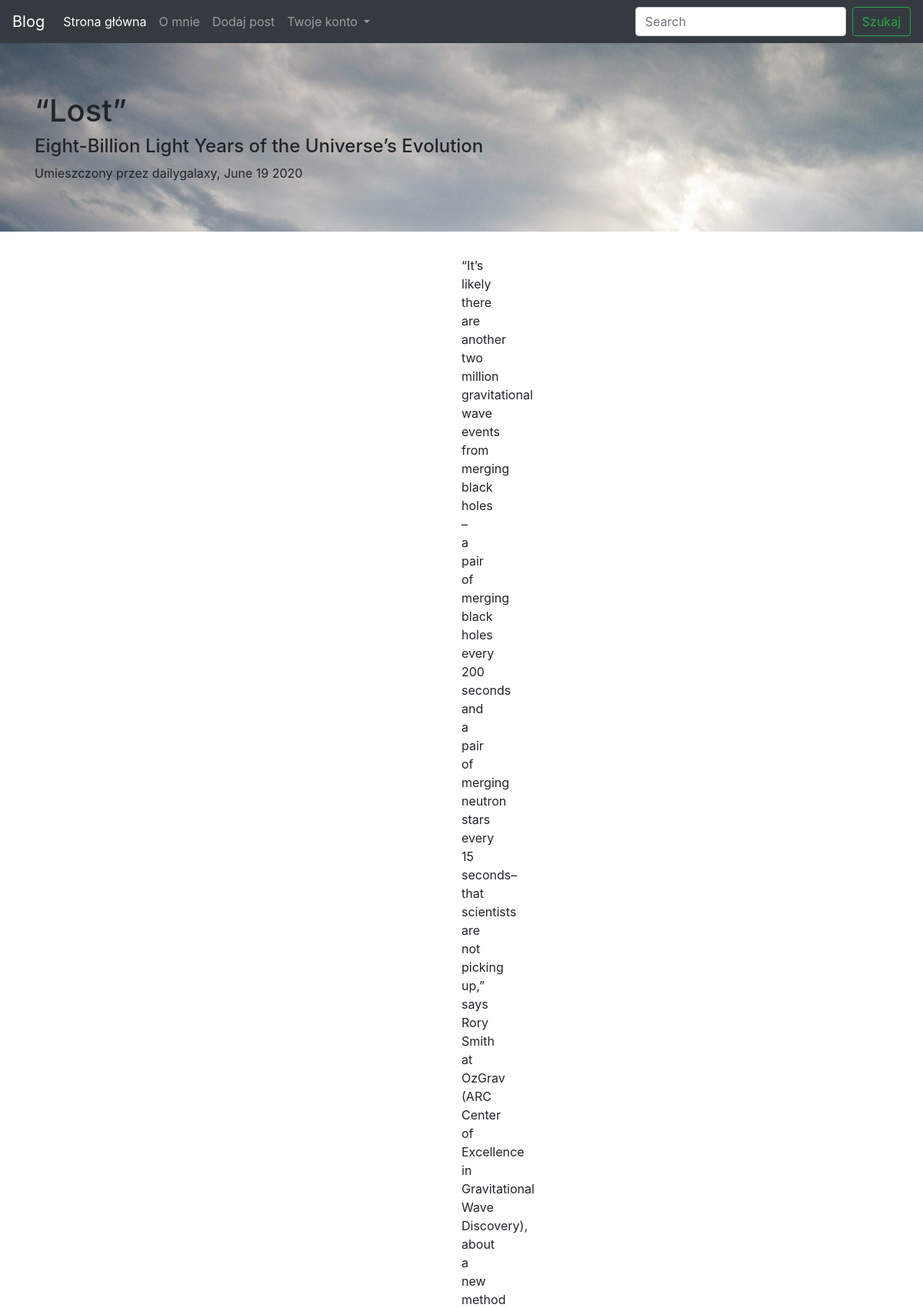
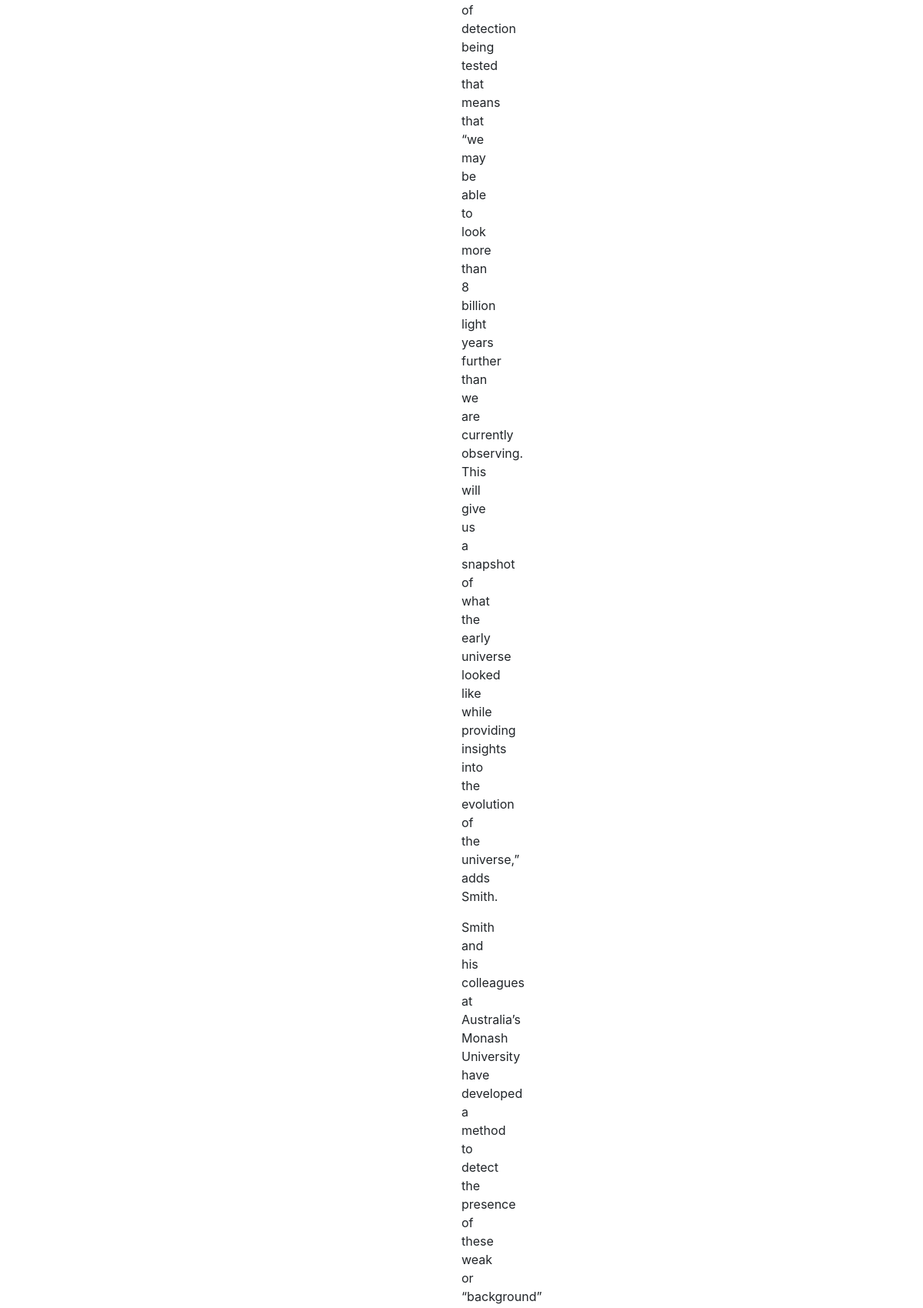
The app's page /kontent/2 (upper part) with its own data (2 pictures, top to bottom).
### app/__init__.py (models this page shows)
class Blogpost(db.Model):
    id = db.Column(db.Integer, primary_key=True)
    title = db.Column(db.String(50))
    subtitle = db.Column(db.String(50))
    author = db.Column(db.String(30))
    date_posted = db.Column(db.DateTime)
    content = db.Column(db.Text)

### app/routes.py (the view)
@app.route("/kontent/<int:post_id>")
def kontent(post_id):
    post = Blogpost.query.filter_by(id=post_id).one()
    date_posted = post.date_posted.strftime('%B %d %Y')
    return render_template("kontent.html", post=post, date_posted=date_posted)

### app/templates/kontent.html (shortened to what this page needs)
{% extends "baza.html" %}
{% block content %}
    {% if tytul == "Strona główna" %}
        <h1></h1>
        <p></p>
    {% else %}
        <h1>{{ post.title }}</h1>
        <h4>{{ post.subtitle }}</h4>
        <span class="meta">Umieszczony przez {{ post.author }}, {{ date_posted }}</span>
    {% endif %}
{% endblock %}
{% block kontentPostu %}
    {{ post.content|safe }}
{% endblock %}

### records on screen
Blogpost: title "“Lost”", subtitle "Eight-Billion Light Years of the Universe’s Evolution", author "dailygalaxy", content "“It’s likely there are another two million gravitational wave events from merging black holes –a pair of merging black holes every 200 seconds and a pair of merging neutron stars every 15 seconds– that scientists are not picking up,” says Rory Smith at OzGrav (ARC Center of Excellence in Gravitational Wave Discovery), about a new method of detection being tested that means that “we may be able to look more than 8 billion light years further than we are currently observing. This will give us a snapshot of what the early universe looked like while providing insights into the evolution of the universe,” adds Smith."

### other values on screen
{{ date_posted }} "June 19 2020"
